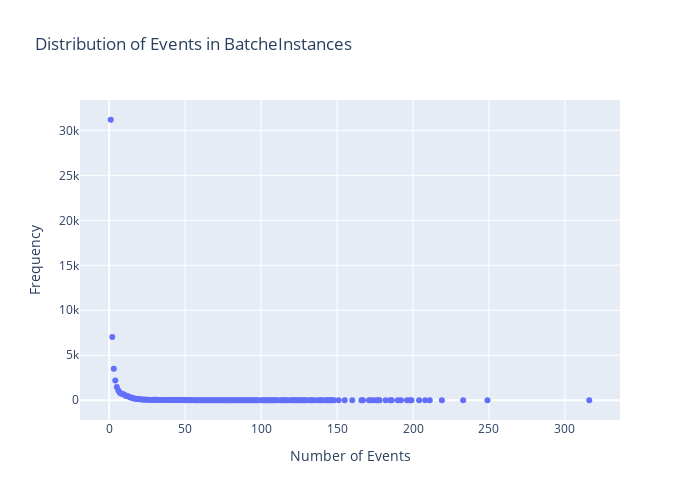

Write notebook code for a chart like this one.
### Code cell
cypher_events_in_batch_distribution = """
    MATCH (n:BatchInstance)
    WITH n.event_number AS number_events
    RETURN number_events, count(number_events) AS frequency 
"""
def events_in_batch_distribution(uri, username, password, cypher_events_in_batch_distribution):
    driver = GraphDatabase.driver(uri, auth=(username, password))
    with driver.session() as session:
        result = session.run(cypher_events_in_batch_distribution)
        data = result.data()
        return data
    
results_events_in_batch_distribution = events_in_batch_distribution(uri, username, password, cypher_events_in_batch_distribution)

number_events = [record['number_events'] for record in results_events_in_batch_distribution]
frequency = [record['frequency'] for record in results_events_in_batch_distribution]

fig = px.scatter(x=number_events, y=frequency, title='Distribution of Events in BatcheInstances', labels={'x':'Number of Events', 'y':'Frequency'})
fig.update_layout(width=700, height=500)


fig.show()
pio.write_image(fig, 'Distribution_of_Events_in_BatcheInstances.png', width=800, height=400, scale=3)

### Figure 1 — Plotly figure (JSON) as saved in the notebook; plotly's stock layout.template omitted (floating-point values rounded to 4 significant figures; data arrays with more than 128 entries replaced by an {"elided": "..."} marker saying what was removed)
{"data": [{"hovertemplate": "Number of Events=%{x}<br>Frequency=%{y}<extra></extra>", "legendgroup": "", "marker": {"color": "#636efa", "symbol": "circle"}, "mode": "markers", "name": "", "orientation": "v", "showlegend": false, "type": "scatter", "x": {"elided": "167 int values"}, "xaxis": "x", "y": {"elided": "167 int values"}, "yaxis": "y"}], "layout": {"height": 500, "legend": {"tracegroupgap": 0}, "title": {"text": "Distribution of Events in BatcheInstances"}, "width": 700, "xaxis": {"anchor": "y", "domain": [0, 1], "title": {"text": "Number of Events"}}, "yaxis": {"anchor": "x", "domain": [0, 1], "title": {"text": "Frequency"}}}}
